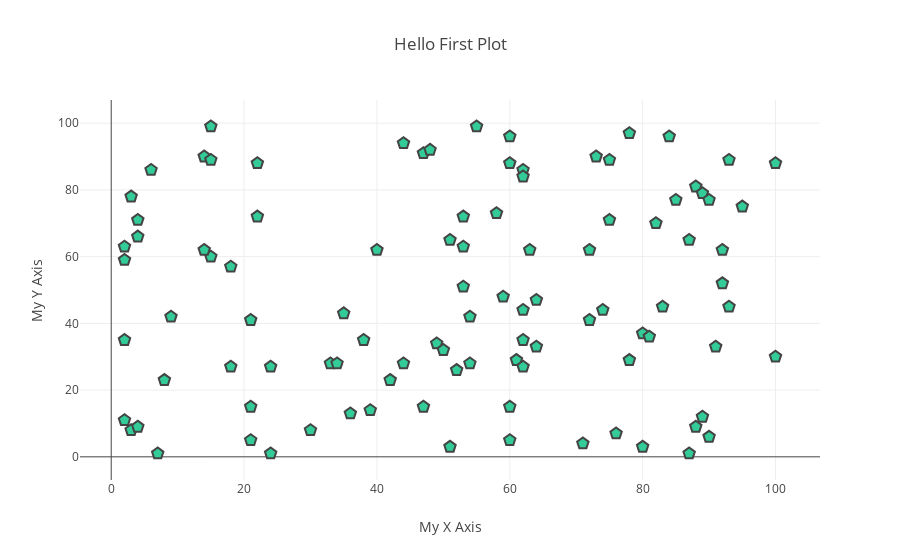

The cell this chart's notebook holds for it:
### Code cell
data= [go.Scatter(x=random_x,
                  y=random_y,
                  mode='markers',
                 marker = dict(
                     size=12,
                     color='rgb(51,204,153)',
                     symbol='pentagon',
                     line ={'width':2}
                 ))]
layout = go.Layout(title ='Hello First Plot',
                   xaxis = {'title': 'My X Axis'},
                   yaxis = dict(title ='My Y Axis'),
                   hovermode ='closest')

fig = go.Figure(data=data, layout = layout)
pyo.iplot(fig, filename ='scatter.html')

### Figure 1 — Plotly figure (JSON) as saved in the notebook; plotly's stock layout.template omitted (floating-point values rounded to 4 significant figures)
{"data": [{"marker": {"color": "rgb(51,204,153)", "line": {"width": 2}, "size": 12, "symbol": "pentagon"}, "mode": "markers", "type": "scatter", "uid": "b79b7169-01b9-4dae-b054-9aa9960434bd", "x": [52, 93, 15, 72, 61, 21, 83, 87, 75, 75, 88, 100, 24, 3, 22, 53, 2, 88, 30, 38, 2, 64, 60, 21, 33, 76, 58, 22, 89, 49, 91, 59, 42, 92, 60, 80, 15, 62, 62, 47, 62, 51, 55, 64, 3, 51, 7, 21, 73, 39, 18, 4, 89, 60, 14, 9, 90, 53, 2, 84, 92, 60, 71, 44, 8, 47, 35, 78, 81, 36, 50, 4, 2, 6, 54, 4, 54, 93, 63, 18, 90, 44, 34, 74, 62, 100, 14, 95, 48, 15, 72, 78, 87, 62, 40, 85, 80, 82, 53, 24], "y": [26, 89, 60, 41, 29, 15, 45, 65, 89, 71, 9, 88, 1, 8, 88, 63, 11, 81, 8, 35, 35, 33, 5, 41, 28, 7, 73, 72, 12, 34, 33, 48, 23, 62, 88, 37, 99, 44, 86, 91, 35, 65, 99, 47, 78, 3, 1, 5, 90, 14, 27, 9, 79, 15, 90, 42, 77, 51, 63, 96, 52, 96, 4, 94, 23, 15, 43, 29, 36, 13, 32, 71, 59, 86, 28, 66, 42, 45, 62, 57, 6, 28, 28, 44, 84, 30, 62, 75, 92, 89, 62, 97, 1, 27, 62, 77, 3, 70, 72, 27]}], "layout": {"hovermode": "closest", "title": {"text": "Hello First Plot"}, "xaxis": {"title": {"text": "My X Axis"}}, "yaxis": {"title": {"text": "My Y Axis"}}}}
